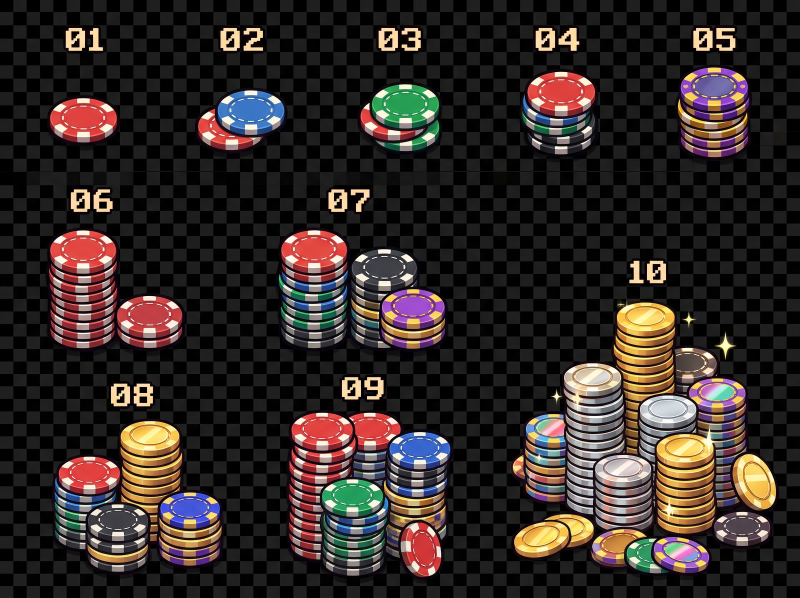
#> input picture scripts/chipimage_bulk.jpg, 2400 x 1792 px, found by its file name (shown at 1/3 size)
$ python split_chips.py
#> lines starting #> are read from the running program, lines starting #| are printed output that depends on the picture; after the words box and inside, x2 and y2 are one past the last pixel; in counts of white or black regions, pixels touching at a corner belong together
#!/usr/bin/env python3
"""
holdem_coin :: Chip Sprite Splitter
─────────────────────────────────────────────────────────────────────────────
Splits `chipimage_bulk.jpg` (10 chip icons in a 3x5 grid) into individual
`Chip_01.png` ... `Chip_10.png` files with transparent backgrounds.

Algorithm (hybrid):
  1) Coarse grid detection — assume 3 rows × 5 cols (per VLM analysis).
     Compute the dark gap rows/cols to refine cell boundaries.
  2) For each grid cell, find the largest contiguous bright region (the chip)
     using flood-fill on a luminance threshold.
  3) Compute a tight bounding box around the chip, crop with alpha mask.
  4) Save as 256×256 PNG (transparent padding, chip centered).

Output: /home/z/my-project/src/ui/assets/chips/Chip_01.png .. Chip_10.png
"""
from PIL import Image, ImageDraw
import numpy as np
from pathlib import Path
import sys, json

# ── paths ─────────────────────────────────────────────────────────────────
SRC      = Path('/home/z/my-project/scripts/chipimage_bulk.jpg')
OUT_DIR  = Path('/home/z/my-project/src/ui/assets/chips')
OUT_DIR.mkdir(parents=True, exist_ok=True)

# Output canonical size (square, alpha channel)
OUT_SIZE = 256
# Luminance threshold for "chip pixel" (0=black bg, 255=white chip)
LUMA_THRESHOLD = 35
# Minimum chip area (relative to cell area) to count as a real chip
MIN_CHIP_RATIO  = 0.02

# Grid dimensions per VLM analysis (3 rows × 5 cols, with empty cells)
GRID_ROWS = 3
GRID_COLS = 5

# Mapping grid position → chip index 1..10
# Per VLM: row1: 01,02,03,04,05 ; row2: 06,07 ; row3: 08,09,10
GRID_MAP = {
    (0, 0): 1,  (0, 1): 2,  (0, 2): 3,  (0, 3): 4,  (0, 4): 5,
    (1, 0): 6,  (1, 1): 7,
    (2, 0): 8,  (2, 1): 9,  (2, 2): 10,
}

# ── helpers ───────────────────────────────────────────────────────────────
def log(msg):
    print(f"[split_chips] {msg}", file=sys.stderr)

def detect_grid_boundaries(arr_gray):
    """
    Detect row/col separators by looking for darker bands.
    Returns list of row ranges [(y0, y1), ...] and col ranges [(x0, x1), ...].
    """
    h, w = arr_gray.shape
    row_brightness = arr_gray.mean(axis=1)
    col_brightness = arr_gray.mean(axis=0)

    # Threshold: dark bands are below mean - 0.5*std
    row_thr = row_brightness.mean() - row_brightness.std() * 0.3
    col_thr = col_brightness.mean() - col_brightness.std() * 0.3

    # Find dark row indices, group them into bands
    dark_rows = np.where(row_brightness < row_thr)[0]
    dark_cols = np.where(col_brightness < col_thr)[0]

    def group_into_bands(idx):
        if len(idx) == 0:
            return []
        bands = []
        start = idx[0]
        prev = idx[0]
        for i in idx[1:]:
            if i - prev > 8:
                bands.append((start, prev))
                start = i
            prev = i
        bands.append((start, prev))
        return bands

    row_bands = group_into_bands(dark_rows)
    col_bands = group_into_bands(dark_cols)

    # Cell boundaries = midpoints between bands
    # Add image edges as virtual bands
    def cells(bands, total):
        if not bands:
            return [(0, total)]
        # First cell from 0 to first band start
        cells = []
        prev_end = 0
        for b_start, b_end in bands:
            cells.append((prev_end, b_start))
            prev_end = b_end + 1
        cells.append((prev_end, total))
        # Filter out tiny cells
        return [(s, e) for s, e in cells if (e - s) > total // 20]

    return cells(row_bands, h), cells(col_bands, w)

def find_chip_bbox(cell_gray, cell_rgba):
    """
    Find the tight bounding box of the largest bright (chip) region in the cell.
    Uses a simple connected-component-like flood fill from the brightest point.
    Returns (x0, y0, x1, y1) in cell-local coords, or None if no chip found.
    """
    h, w = cell_gray.shape
    # Mask of "bright" pixels (likely chip)
    mask = cell_gray > LUMA_THRESHOLD
    if mask.sum() == 0:
        return None

    # Find the largest connected component via simple BFS using scipy-like approach
    # We use a numpy-based label-free approximation: dilate mask, find biggest blob.
    # For simplicity, just take the bounding box of all bright pixels — works well
    # because each cell contains only one chip with dark background.
    ys, xs = np.where(mask)
    if len(xs) < 20:
        return None

    # Tighten: use 5th–95th percentile to reject stray pixels
    x0 = int(np.percentile(xs, 2))
    x1 = int(np.percentile(xs, 98))
    y0 = int(np.percentile(ys, 2))
    y1 = int(np.percentile(ys, 98))

    # Sanity check: chip area should be at least MIN_CHIP_RATIO of cell area
    chip_area = (x1 - x0) * (y1 - y0)
    cell_area = w * h
    if chip_area / cell_area < MIN_CHIP_RATIO:
        return None

    return (x0, y0, x1, y1)

def crop_chip_to_png(cell_rgba, bbox, out_path, idx):
    """Crop, remove background (make transparent), resize, save."""
    x0, y0, x1, y1 = bbox
    # Add small padding
    pad = max(2, (x1 - x0) // 20)
    x0 = max(0, x0 - pad)
    y0 = max(0, y0 - pad)
    x1 = min(cell_rgba.width, x1 + pad)
    y1 = min(cell_rgba.height, y1 + pad)

    chip_img = cell_rgba.crop((x0, y0, x1, y1)).convert('RGBA')
    arr = np.array(chip_img)

    # Build alpha mask: transparent where pixel is very dark (background)
    gray = 0.299 * arr[..., 0] + 0.587 * arr[..., 1] + 0.114 * arr[..., 2]
    alpha = np.where(gray > LUMA_THRESHOLD, 255, 0).astype(np.uint8)
    # Feather edges slightly: dilate-then-erode for smoothing
    # (lightweight approximation: just use the alpha as-is for now)
    arr[..., 3] = alpha
    chip_img = Image.fromarray(arr, 'RGBA')

    # Resize to OUT_SIZE with aspect-ratio preservation (centered, transparent padding)
    final = Image.new('RGBA', (OUT_SIZE, OUT_SIZE), (0, 0, 0, 0))
    cw, ch = chip_img.size
    scale = min(OUT_SIZE * 0.85 / cw, OUT_SIZE * 0.85 / ch)
    new_w, new_h = int(cw * scale), int(ch * scale)
    chip_resized = chip_img.resize((new_w, new_h), Image.LANCZOS)
    offset = ((OUT_SIZE - new_w) // 2, (OUT_SIZE - new_h) // 2)
    final.paste(chip_resized, offset, chip_resized)

    final.save(out_path, 'PNG')
    return out_path

# ── main ──────────────────────────────────────────────────────────────────
def main():
    if not SRC.exists():
        log(f"ERROR: source image not found: {SRC}")
        sys.exit(1)

    img = Image.open(SRC).convert('RGBA')
    arr_gray = np.array(img.convert('L'))
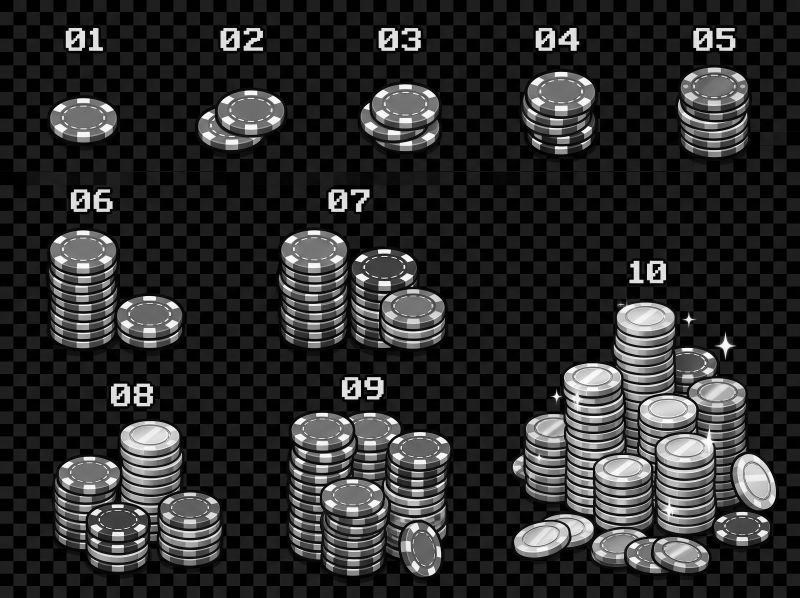
#> arr_gray: shape (1792, 2400) (shown at 1/3 size); min 0, max 255, mean 45.7
    log(f"loaded: {SRC.name}  size={img.size}")

    row_cells, col_cells = detect_grid_boundaries(arr_gray)
#> in detect_grid_boundaries, `row_brightness = arr_gray.mean(axis=1)`: row_brightness = 1792 values, max 91.88 at index 1380, min 13.01 at index 153, mean 45.66
#> in detect_grid_boundaries, `col_brightness = arr_gray.mean(axis=0)`: col_brightness = 2400 values, max 81.06 at index 254, min 14.51 at index 146, mean 45.66
#> in detect_grid_boundaries, `row_thr = row_brightness.mean() - row_brightness.std() * 0.3`: row_thr = 38.91
#> in detect_grid_boundaries, `col_thr = col_brightness.mean() - col_brightness.std() * 0.3`: col_thr = 39.77
#> in detect_grid_boundaries, `dark_rows = np.where(row_brightness < row_thr)[0]`: dark_rows = 754 values from 0 to 1791
#> in detect_grid_boundaries, `dark_cols = np.where(col_brightness < col_thr)[0]`: dark_cols = 931 values from 0 to 2399
#> in group_into_bands, `start = idx[0]`: start = 0
#> the loop in group_into_bands, `for i in idx[1:]:` made 753 passes
#> start on passes 84, 86, 199, 533, 554, 590, 657, 662: 135, 152, 433, 805, 849, 1039, 1119, 1700
#> after the loop in group_into_bands, `for i in idx[1:]:`: bands = [(0, 83), (135, 136), (152, 270), (433, 766), (805, 825), (849, 884), (1039, 1105), (1119, 1123)]
#> in detect_grid_boundaries, `row_bands = group_into_bands(dark_rows)`: row_bands = [(0, 83), (135, 136), (152, 270), (433, 766), (805, 825), (849, 884), (1039, 1105), (1119, 1123), (1700, 1791)]
#> the loop in group_into_bands (call 2), `for i in idx[1:]:` made 930 passes
#> start on passes 166, 179, 180, 514, 773: 350, 476, 535, 1324, 2242
#> in detect_grid_boundaries, `col_bands = group_into_bands(dark_cols)`: col_bands = [(0, 165), (350, 362), (476, 476), (535, 868), (1324, 1582), (2242, 2399)]
#> the loop in cells, `for b_start, b_end in bands:` made 9 passes
#> (b_start, b_end, prev_end) on passes 1 to 9: (0, 83, 84), (135, 136, 137), (152, 270, 271), (433, 766, 767), (805, 825, 826), (849, 884, 885), (1039, 1105, 1106), (1119, 1123, 1124), (1700, 1791, 1792)
#> after the loop in cells, `for b_start, b_end in bands:`: cells = [(0, 0), (84, 135), (137, 152), (271, 433), (767, 805), (826, 849), (885, 1039), (1106, 1119), (1124, 1700)]
#> the loop in cells (call 2), `for b_start, b_end in bands:` made 6 passes
#> (b_start, b_end, prev_end) on passes 1 to 6: (0, 165, 166), (350, 362, 363), (476, 476, 477), (535, 868, 869), (1324, 1582, 1583), (2242, 2399, 2400)
#> row_cells = [(271, 433), (885, 1039), (1124, 1700)]; col_cells = [(166, 350), (869, 1324), (1583, 2242)]
    log(f"detected row cells: {len(row_cells)}  col cells: {len(col_cells)}")
    log(f"  row ranges: {row_cells[:6]}")
    log(f"  col ranges: {col_cells[:6]}")

    # If detection didn't find expected grid, fall back to equal split
    if len(row_cells) < GRID_ROWS or len(col_cells) < GRID_COLS:
        log("detection imperfect — falling back to equal grid split")
        h, w = arr_gray.shape
#> h = 1792; w = 2400
        row_cells = [(i * h // GRID_ROWS, (i + 1) * h // GRID_ROWS) for i in range(GRID_ROWS)]
#> row_cells = [(0, 597), (597, 1194), (1194, 1792)]
        col_cells = [(j * w // GRID_COLS, (j + 1) * w // GRID_COLS) for j in range(GRID_COLS)]

    manifest = []
    for (r, c), idx in sorted(GRID_MAP.items(), key=lambda kv: kv[1]):
        if r >= len(row_cells) or c >= len(col_cells):
            log(f"  Chip_{idx:02d}: SKIPPED (grid out of range)")
            continue
        y0, y1 = row_cells[r]
        x0, x1 = col_cells[c]
        cell_rgba = img.crop((x0, y0, x1, y1))
        cell_gray = arr_gray[y0:y1, x0:x1]
        bbox = find_chip_bbox(cell_gray, cell_rgba)
        if bbox is None:
            log(f"  Chip_{idx:02d}: SKIPPED (no chip detected in cell r={r} c={c})")
            continue
        out_path = OUT_DIR / f"Chip_{idx:02d}.png"
        crop_chip_to_png(cell_rgba, bbox, out_path, idx)
        rel_size = out_path.stat().st_size
        log(f"  Chip_{idx:02d}: saved → {out_path.name} ({rel_size} bytes)")
        manifest.append({
            'id': f"Chip_{idx:02d}",
            'index': idx,
            'src_grid': {'row': r, 'col': c},
            'file': str(out_path.relative_to('/home/z/my-project')),
            'size_px': OUT_SIZE,
            'bytes': rel_size,
        })
#> this loop made 1 pass
#> (chip_area in find_chip_bbox, bbox, pad in crop_chip_to_png) on pass 1: (89280, (160, 93, 340, 589), 9)
#> pass 1, in main, `cell_rgba = img.crop((x0, y0, x1, y1))`:
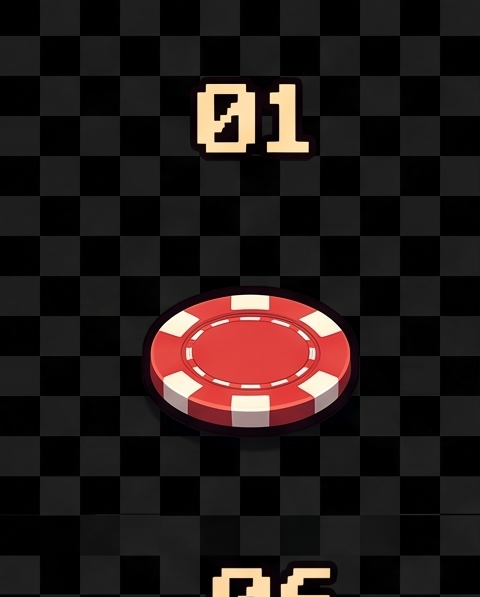
#> cell_rgba: PIL image 480x597 RGBA; mean R, G, B, A 35.6, 26.2, 24.9, 255
#> pass 1, in main, `cell_gray = arr_gray[y0:y1, x0:x1]`:
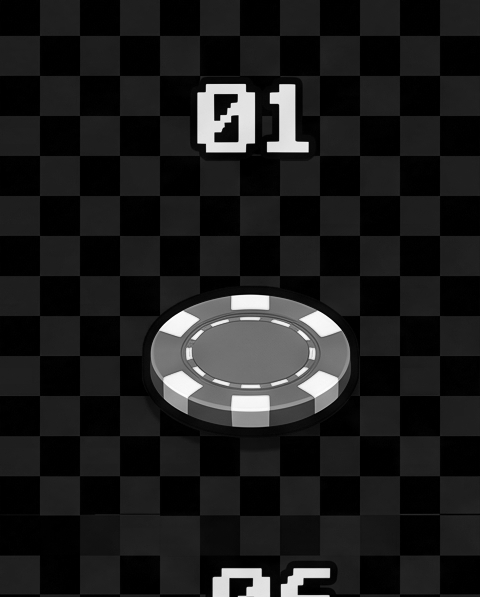
#> cell_gray: shape (597, 480); min 0, max 254, mean 28.9
#> pass 1, in find_chip_bbox, `mask = cell_gray > LUMA_THRESHOLD`:
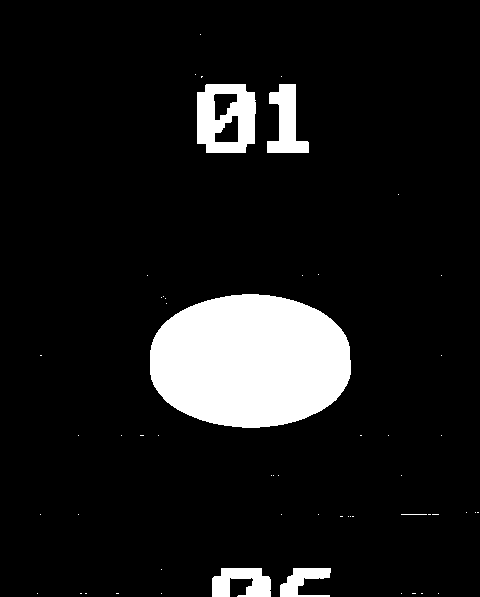
#> mask: shape (597, 480) bool; 9.9% white; 55 white regions (49 under 20 px), largest, box (x1, y1, x2, y2) and area: (150, 294, 351, 428) 21641, (197, 84, 256, 153) 2944, (267, 84, 309, 153) 1592, (212, 568, 271, 597) 1240, (280, 568, 331, 597) 820, (401, 514, 427, 515) 26
#> pass 1, in crop_chip_to_png, `chip_img = cell_rgba.crop((x0, y0, x1, y1)).convert('RGBA')`:
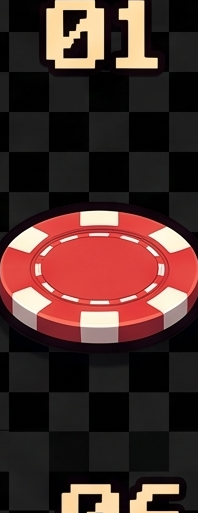
#> chip_img: PIL image 198x513 RGBA; mean R, G, B, A 72.2, 45.9, 42.1, 255
#> after the loop, manifest = []

    manifest_path = OUT_DIR / 'manifest.json'
    manifest_path.write_text(json.dumps({
        'source': str(SRC),
        'grid': {'rows': GRID_ROWS, 'cols': GRID_COLS},
        'output_size_px': OUT_SIZE,
        'chips': manifest,
    }, indent=2, ensure_ascii=False))
    log(f"manifest written: {manifest_path}  ({len(manifest)} chips)")

if __name__ == '__main__':
#> (the run stopped early here; a loop or call above may not have finished)

$ run again, with scripts/chip_variants_sheet.png saved as scripts/chipimage_bulk.jpg
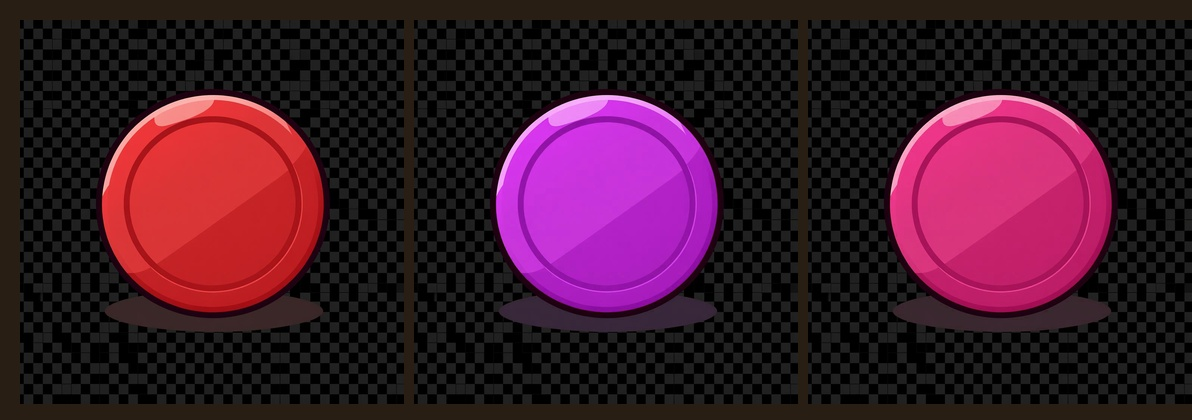
#> input picture scripts/chip_variants_sheet.png, 1192 x 420 px, found by its file name
#> row_brightness = 420 values, max 65.93 at index 179, min 14.99 at index 349, mean 38.42
#> col_brightness = 1192 values, max 68.61 at index 578, min 16.16 at index 887, mean 38.42
#> row_thr = 32.73
#> col_thr = 32.61
#> dark_rows = 209 values from 0 to 419
#> dark_cols = 568 values from 0 to 1191
#> in group_into_bands, `start = idx[0]`: start = 0
#> the loop in group_into_bands, `for i in idx[1:]:` made 208 passes
#> start on pass 97: 308
#> after the loop in group_into_bands, `for i in idx[1:]:`: bands = [(0, 96)]
#> row_bands = [(0, 96), (308, 419)]
#> the loop in group_into_bands (call 2), `for i in idx[1:]:` made 567 passes
#> start on passes 105, 292, 477: 312, 708, 1101
#> col_bands = [(0, 104), (312, 498), (708, 892), (1101, 1191)]
#> the loop in cells, `for b_start, b_end in bands:` made 2 passes
#> (b_start, b_end, prev_end) on passes 1 to 2: (0, 96, 97), (308, 419, 420)
#> after the loop in cells, `for b_start, b_end in bands:`: cells = [(0, 0), (97, 308)]
#> the loop in cells (call 2), `for b_start, b_end in bands:` made 4 passes
#> (b_start, b_end, prev_end) on passes 1 to 4: (0, 104, 105), (312, 498, 499), (708, 892, 893), (1101, 1191, 1192)
#> in main, `row_cells, col_cells = detect_grid_boundaries(arr_gray)`: row_cells = [(97, 308)]; col_cells = [(105, 312), (499, 708), (893, 1101)]
#> the loop in main, `for (r, c), idx in sorted(GRID_MAP.items(), key=lambda kv: kv[1]):` made 1 pass
#> (chip_area in find_chip_bbox, bbox, pad in crop_chip_to_png) on pass 1: (18900, (60, 31, 235, 139), 8)
#> pass 1, in find_chip_bbox, `mask = cell_gray > LUMA_THRESHOLD`:
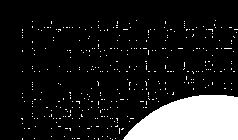
#> mask: shape (140, 238) bool; 13.7% white; 365 white regions (364 under 20 px), largest, box (x1, y1, x2, y2) and area: (123, 95, 238, 140) 3986
#> pass 1, in crop_chip_to_png, `chip_img = cell_rgba.crop((x0, y0, x1, y1)).convert('RGBA')`:
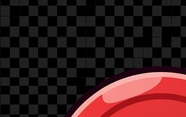
#> chip_img: PIL image 186x117 RGBA; mean R, G, B, A 55.1, 28.3, 28.9, 255
#> after the loop in main, `for (r, c), idx in sorted(GRID_MAP.items(), key=lambda kv: kv[1]):`: manifest = []
